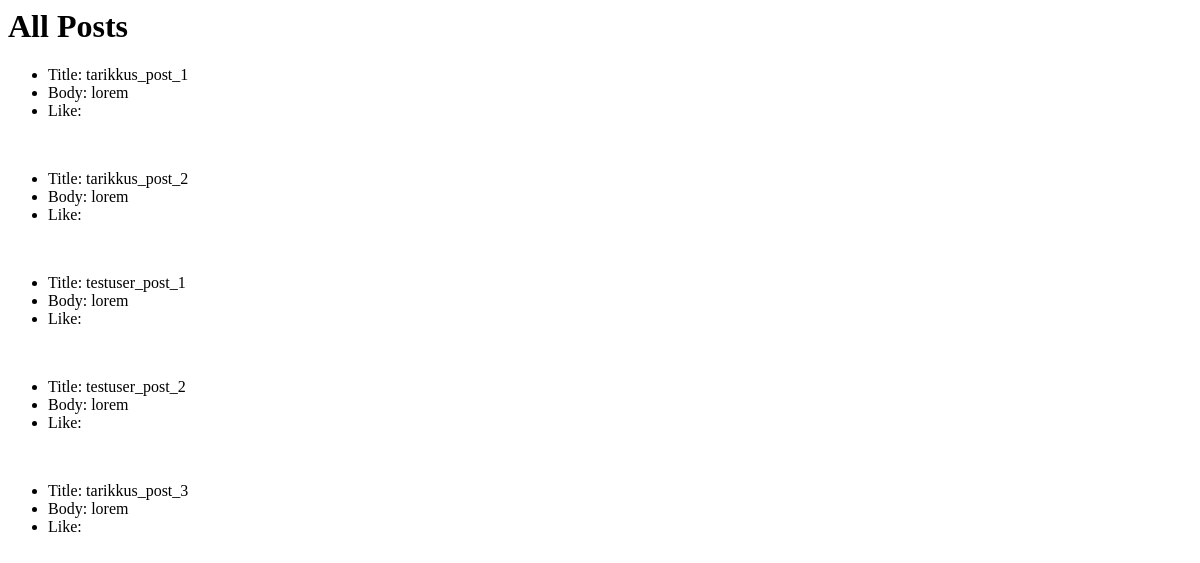
The app's page /, older data.
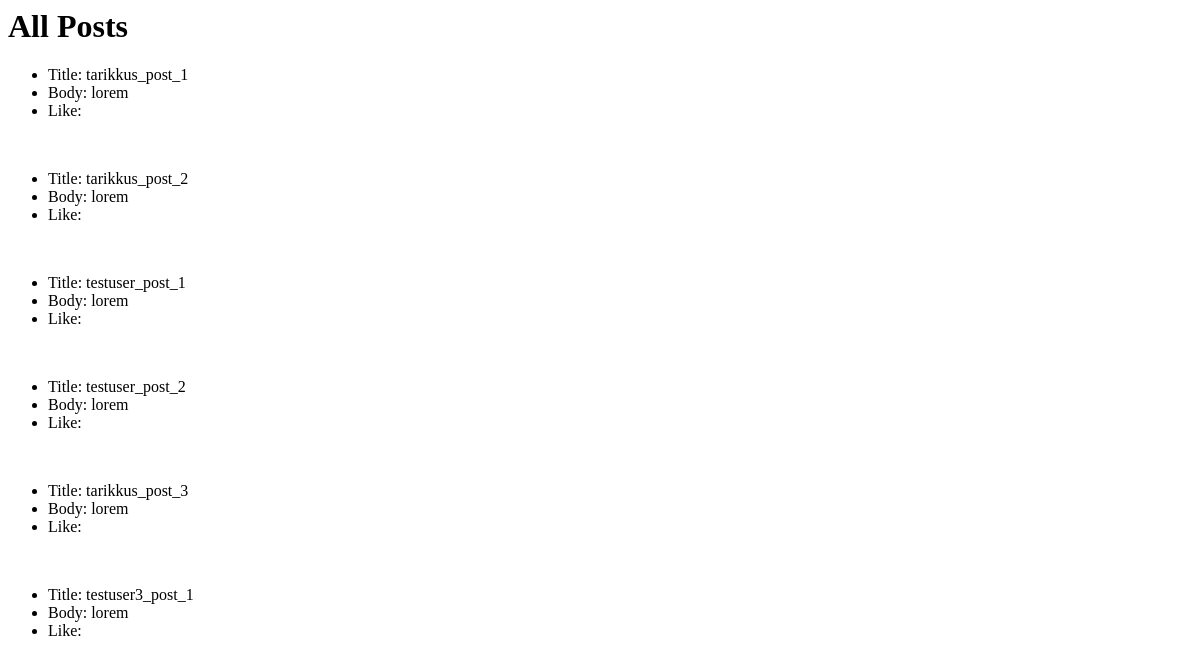
The same page, newer data.
### social_network/models.py (models this page shows)
class Post(models.Model):
    author = models.ForeignKey(User, null=True, on_delete=models.CASCADE)
    title = models.CharField(max_length=50)
    body = models.CharField(blank=True, max_length=250)
    likes = GenericRelation(Like)

### social_network/views.py (the view)
# urls.py: path('', PostView.as_view(), name='home'),
class PostView(ListView):
    model = Post
    template_name = 'social_network/posts.html'

### social_network/templates/social_network/posts.html (shortened to what this page needs)
<h1>All Posts</h1>
{% for post in object_list %}
<ul>
  <li>Title: {{ post.title }}</li>
  <li>Body: {{ post.body }}</li>
  <li>Like: {{ post.like }}</li>
</ul>
{% endfor %}

Row changes from the older to the newer data that the page shows:
added Post: title "testuser3_post_1", body "lorem"
